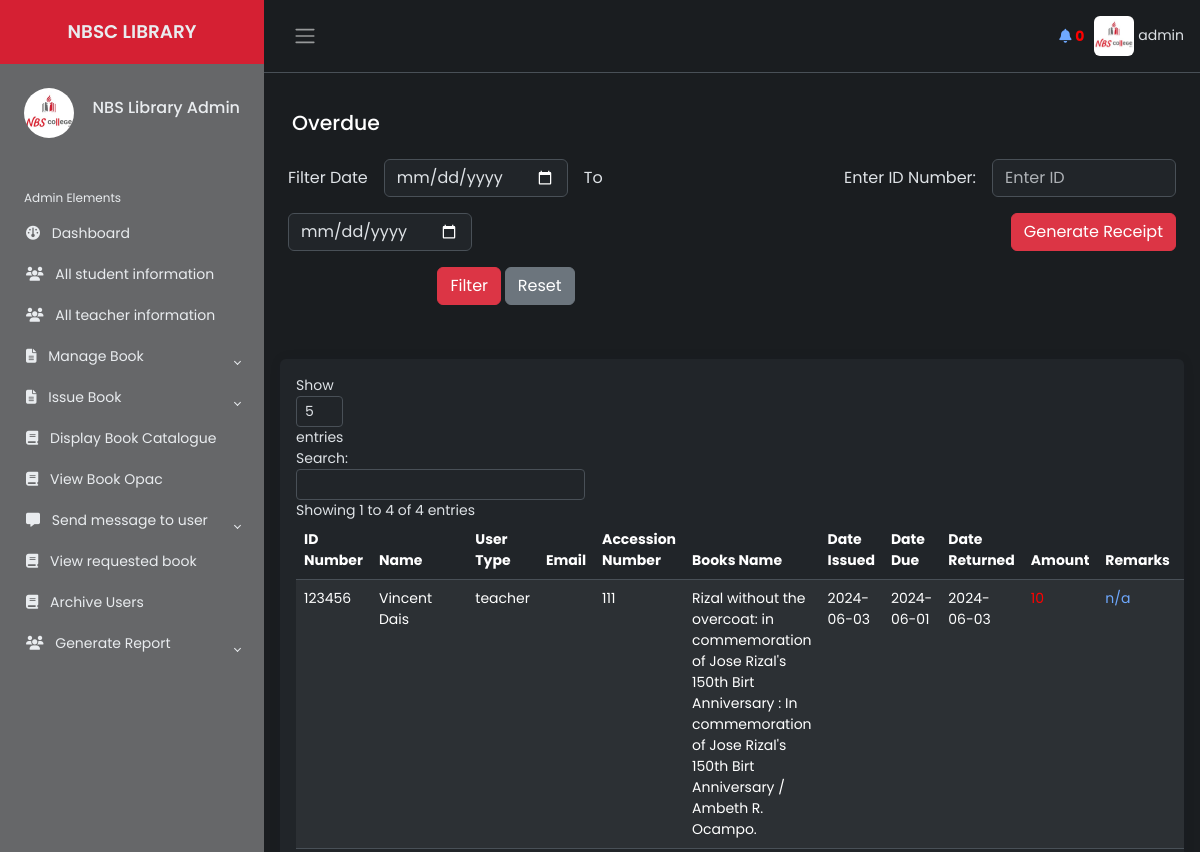
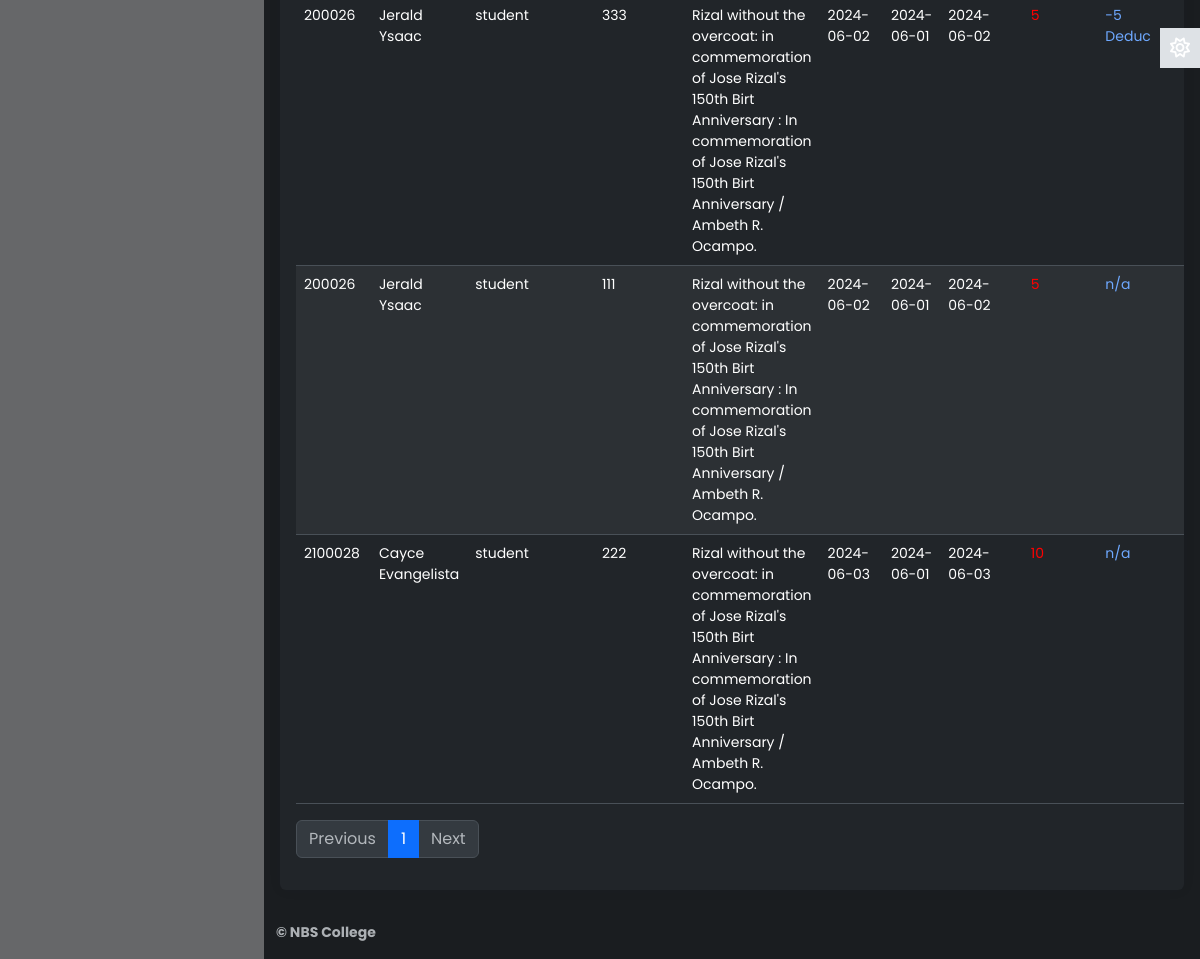
The app's page /Source/librarian/fine.php (signed in) with its own data (2 pictures, top to bottom).
### tables this page shows
CREATE TABLE `lib_registration` (
  `id` int(2) NOT NULL,
  `name` varchar(50) NOT NULL,
  `username` varchar(20) NOT NULL,
  `password` varchar(20) NOT NULL,
  `email` varchar(50) NOT NULL,
  `phone` varchar(20) NOT NULL,
  `address` varchar(100) NOT NULL,
  `photo` varchar(500) NOT NULL,
  `status` varchar(7) NOT NULL
);

CREATE TABLE `finezone` (
  `id` int(10) NOT NULL,
  `first_name` varchar(50) NOT NULL,
  `last_name` varchar(50) NOT NULL,
  `middle_name` varchar(50) NOT NULL,
  `student_number` varchar(50) NOT NULL,
  `utype` varchar(10) NOT NULL,
  `email` varchar(100) NOT NULL,
  `booksname` varchar(200) NOT NULL,
  `accession_number` varchar(255) NOT NULL,
  `date_issued` varchar(100) NOT NULL,
  `booksissuedate` varchar(50) NOT NULL,
  `booksreturndate` varchar(10) NOT NULL,
  `fine` varchar(50) NOT NULL,
  `remarks` mediumtext NOT NULL,
  `status` varchar(7) NOT NULL,
  `username` varchar(20) NOT NULL
);

### Source/librarian/fine.php (the view, shortened to what this page needs)
    <?php
include 'inc/header.php';
include 'inc/connection.php';
  if (isset($_POST['start_date']) && isset($_POST['end_date'])) {
    $start_date = mysqli_real_escape_string($link, $_POST['start_date']);
    $end_date = mysqli_real_escape_string($link, $_POST['end_date']);
    $query = "SELECT * FROM finezone WHERE booksreturndate BETWEEN '$start_date' AND '$end_date'";
    $filename = "return-fine($start_date - $end_date)";
} else {
    $query = "SELECT * FROM finezone";
}
$res = mysqli_query($link, $query);
?>
<main class="content px-3 py-2">
    <div class="container-fluid">
        <div class="mb-3">
            <h4>Overdue</h4>
        </div>
    </div>
    <div class="container">
    <div class="row">
        <div class="col-lg-6 col-12 mb-4">
    <form method="POST">
        <div class="row text-center text-lg-left align-items-center justify-content-center justify-content-lg-start">
            <div class="col-auto p-2">
                <label for="start_date" class="col-form-label" style="font-size:medium;">Filter Date</label>
            </div>
            <div class="col-auto p-2" style="width:200px;">
                <input type="date" name="start_date" class="form-control custom" placeholder="Start Date" value="<?php echo isset($_POST['start_date']) ? $_POST['start_date'] : ''; ?>" required>
            </div>
            <div class="col-auto p-2">
                <label for="start_date" class="col-form-label" style="font-size:medium;">To</label>
            </div>
            <div class="col-auto p-2" style="width:200px;">
                <input type="date" name="end_date" class="form-control no-stretch-input" placeholder="End Date" value="<?php echo isset($_POST['end_date']) ? $_POST['end_date'] : ''; ?>" required>
            </div>
            <div class="col-lg-12 col-12 text-center mt-2">
                <button type="submit" class="btn btn-danger">Filter</button>
                <button type="button" class="btn btn-secondary" onclick="resetFilter()">Reset</button>
            </div>
        </div>
    </form>
</div>
        <div class="col-lg-6 col-12">
            <form action="fine-receipt.php" method="post" id="receiptForm" target="_blank" onsubmit="return validateForm()">
                <div class="row text-center text-lg-end align-items-center justify-content-center justify-content-lg-end">
                    <div class="col-auto p-2">
                        <label for="student_number" class="col-form-label" style="font-size:medium;">Enter ID Number:</label>
                    </div>
                    <div class="col-auto p-2" style="width:200px;">
                        <input type="text" name="student_number" id="student_number" class="form-control custom" placeholder="Enter ID" required>
                    </div>
                    <div class="col-auto p-2">
                        <button class="btn btn-danger btn-block" type="submit" name="generate_receipt">Generate Receipt</button>
                    </div>
                </div>
            </form>
        </div>
    </div>
</div>
    <div class="card border-0">
        <div class="card-body">
            <table class="table table-hover text-left table-striped" id="dtBasicExample">
                <thead>
                    <tr>
                        <th>ID Number</th>
                        <th>Name</th>
                        <th>User Type</th>
                        <th>Email</th>
                        <th>Accession Number</th>
                        <th>Books Name</th>
                        <th>Date Issued</th>
                        <th>Date Due</th>
                        <th>Date Returned</th>
                        <th>Amount</th>
                        <th>Remarks</th>
                        <th>Status</th>
                    </tr>
                </thead>
                <tbody>
                    <?php
                    while ($row = mysqli_fetch_array($res)) {
                        echo "<tr>";
                        echo "<td>" . $row["student_number"] . "</td>";
                        echo "<td>" . $row["first_name"];"</td>";
                        echo "<td>" . $row["utype"] . "</td>";
                        echo "<td>" . $row["email"] . "</td>";
                        echo "<td>" . $row["accession_number"] . "</td>";
                        echo "<td>" . $row["booksname"] . "</td>";
                        echo "<td>" . $row["date_issued"] . "</td>";
                        echo "<td>" . $row["booksissuedate"] . "</td>";
                        echo "<td>" . $row["booksreturndate"] . "</td>";
                        echo "<td><a href='#' class='editFineLink' data-id='" . $row["id"] . "' data-amount='" . $row["fine"] . "' style='color: " . ($row["fine"] == 0 ? "" : "red") . "'>" . $row["fine"] . "</a></td>";
                        echo "<td><a href='#' class='editRemarksLink' data-id='" . $row["id"] . "' data-remarks='" . htmlspecialchars($row["remarks"], ENT_QUOTES) . "'>" . ($row["remarks"] ? $row["remarks"] : "n/a") . "</a></td>";
                        echo "<td>" . ($row["status"] == "yes" ? "Paid" : "Not Paid") . "</td>";
                                                   ?>
                                                    <?php
                        echo "</tr>";
                    }
                    ?>
                </tbody>
            </table>
        </div>
    </div>
</main>
<?php include 'inc/footer.php'; ?>

### Source/librarian/inc/header.php (shortened to what this page needs)
<?php
    include 'inc/connection.php';
    $res = mysqli_query($link,"select * from request_books where read1='no'");
    $not= mysqli_num_rows($res);
 ?>
<!DOCTYPE html>
<html lang="en" data-bs-theme="dark">
<head>
    <link href="https://cdn.datatables.net/v/dt/jszip-3.10.1/dt-2.0.3/b-3.0.1/b-html5-3.0.1/b-print-3.0.1/datatables.min.css" rel="stylesheet">
    <link rel="stylesheet" href="inc/css/bootstrap.min.css">
    <link rel="stylesheet" href="inc/css/custom1.css">
    <link rel="stylesheet" href="inc/css/animate.css">
</head>
<body>
    <div class="wrapper">
    <aside id="sidebar" class="js-sidebar">
            <div class="h-100">
                <div class="sidebar-logo text-center">
                    <a href="dashboard.php">NBSC LIBRARY</a>
                </div>
                <ul class="sidebar-nav">
                    <li class="sidebar-header">
                        <span>
                        <?php
                            $res = mysqli_query($link, "select * from lib_registration where username='".$_SESSION['username']."'");
                            while ($row = mysqli_fetch_array($res)){
                                ?><img src="<?php echo $row["photo"]; ?> " height="50px" width="50px" alt="something wrong" class="rounded-circle"></a> <?php
                            }
                        ?>
                        </span>
                        <h6 style="float: right; margin-top: 10px;">
							<?php
								$res = mysqli_query($link, "select * from lib_registration where username='".$_SESSION['username']."'");
								while ($row = mysqli_fetch_array($res)){
								$name  =  $row["name"];
								echo $name;
								}
							?>
            			</h6>
                    </li>
                    <br>
                    <li class="sidebar-header">
                        Admin Elements
                    </li>
                    <li class="sidebar-item <?php if($page=='home'){ echo 'active';} ?>">
                        <a href="dashboard.php" class="sidebar-link">
                        <i class="fa-solid fa-gauge pe-2"></i>
                            Dashboard
                        </a>
                    </li>
                    <li class="sidebar-item <?php if($page=='sinfo'){ echo 'active';} ?>">
                        <a href="all-student-info.php" class="sidebar-link">
                        <i class="fa-solid fa-users pe-2"></i>
                            All student information
                        </a>
                    </li>
					<li class="sidebar-item <?php if($page=='tinfo'){ echo 'active';} ?>">
                        <a href="all-teacher-info.php" class="sidebar-link">
                            <i class="fa-solid fa-users pe-2"></i>
                            All teacher information
                        </a>
                    </li>
                    <li class="sidebar-item">
                        <a href="#" class="sidebar-link collapsed" data-bs-target="#manage" data-bs-toggle="collapse"
                            aria-expanded="false"><i class="fa-solid fa-file-lines pe-2"></i>
                            Manage Book
                        </a>
                    </li>
                    <li class="sidebar-item">
                        <a href="dashboard.php" class="sidebar-link collapsed" data-bs-target="#issue" data-bs-toggle="collapse"
                            aria-expanded="false"><i class="fa-solid fa-file-lines pe-2"></i>
                            Issue Book
                        </a>
                    </li>
                    <li class="sidebar-item <?php if($page=='manage-book'){ echo 'active';} ?>">
                        <a href="manage-book.php" class="sidebar-link">
                         <i class="fa-solid fa-book pe-2"></i>
                            Display Book Catalogue
                        </a>
                    </li>
                    <li class="sidebar-item <?php if($page=='a-book'){ echo 'active';} ?>">
                        <a href="display-book-opac.php" class="sidebar-link">
                        <i class="fa-solid fa-book pe-2"></i>
                            View Book Opac
                        </a>
                    </li>
                    <li class="sidebar-item">
                        <a href="#" class="sidebar-link collapsed" data-bs-target="#posts" data-bs-toggle="collapse"
                            aria-expanded="false">    <i class="fa-solid fa-message pe-2"></i>
                            Send message to user
                        </a>
                    </li>
                    <li class="sidebar-item <?php if($page=='rbook'){ echo 'active';} ?>">
                        <a href="requested-books.php" class="sidebar-link">
                        <i class="fa-solid fa-book pe-2"></i>
                            View requested book
                        </a>
                    </li>
                    <li class="sidebar-item <?php if($page=='user-v'){ echo 'active';} ?>">
                        <a href="archive-user.php" class="sidebar-link">
                        <i class="fa-solid fa-book pe-2"></i>
                            Archive Users
                        </a>
                    </li>
                    <li class="sidebar-item">
                        <a href="#" class="sidebar-link collapsed" data-bs-target="#report" data-bs-toggle="collapse"
                            aria-expanded="false"><i class="fa-solid fa-users pe-2"></i>
                            Generate Report
                        </a>
                    </li>
                </ul>
            </div>
        </aside>
        <div class="main">
            <nav class="navbar navbar-expand px-3 border-bottom">
                <button class="btn" id="sidebar-toggle" type="button">
                    <span class="navbar-toggler-icon"></span>
                </button>
                <div class="navbar-collapse navbar">
                        <ul class="navbar-nav" style="margin-right:10px;">
                        <li class="icon">
                                <a href="requested-books.php" ><i class="fas fa-bell"></i></a>
                                <span class="count" onclick="window.location='requested-books.php'"><b id="notif" ><?php echo $not; ?></b></span>
                        </li>
                        </ul>
                        <li class="nav-item dropdown">
								<?php
                                     $res = mysqli_query($link, "select * from lib_registration where username='".$_SESSION['username']."'");
                                     while ($row = mysqli_fetch_array($res)){
                                         ?><a href="#" data-bs-toggle="dropdown" class="nav-icon pe-md-0" style="color: inherit;"><img src="<?php echo $row["photo"]; ?>" alt=""class="avatar img-fluid rounded"> <span><?php echo $_SESSION["username"]; ?></span></a> <?php
                                     }
                                ?>
                        </li>
                </div>
            </nav>
            <a href="#" class="theme-toggle">
                <i class="fa-regular fa-sun"></i>
            </a>
</body>
</html>

### Source/librarian/inc/css/custom1.css (style rules this page uses)
body { font-family: 'Poppins', sans-serif; font-size: 0.875rem; opacity: 1; overflow-y: scroll; margin: 0; }
a { cursor: pointer; text-decoration: none; font-family: 'Poppins', sans-serif; }
.theme-toggle { position: relative; }
.theme-toggle i { font-size: 20px; cursor: pointer; }
.theme-toggle .fa-sun { display: none; }
.card-body { overflow-x: scroll; }
#notif { color: red; }
table.dataTable th.dt-type-numeric, table.dataTable thead th { text-align: left; }
.h-100 { background-color: #666769; }
.sidebar-logo { background-color: #d52033; }
li { list-style: none; }
h4 { font-family: 'Poppins', sans-serif; font-size: 1.275rem; color: var(--bs-emphasis-color); }
.wrapper { align-items: stretch; display: flex; width: 100%; }
#sidebar { max-width: 40%; min-width: 264px; background: var(--bs-dark); transition: all 0.35s ease-in-out; }
.main { display: flex; flex-direction: column; min-height: 100vh; min-width: 0; overflow: hidden; transition: all 0.35s ease-in-out; width: 100%; background: var(--bs-dark-bg-subtle); }
.sidebar-logo { padding: 1.15rem; }
.sidebar-logo a { color: #e9ecef; font-size: 1.15rem; font-weight: 600; }
.sidebar-nav { flex-grow: 1; list-style: none; margin-bottom: 0; padding-left: 0; margin-left: 0; }
.sidebar-header { color: #e9ecef; font-size: .75rem; padding: 1.5rem 1.5rem .375rem; }
a.sidebar-link { padding: .625rem 1.625rem; color: #e9ecef; position: relative; display: block; font-size: 0.875rem; }
.sidebar-link[data-bs-toggle="collapse"]::after { border: solid; border-width: 0 .075rem .075rem 0; content: ""; display: inline-block; padding: 2px; position: absolute; right: 1.5rem; top: 1.4rem; transform: rotate(-135deg); transition: all .2s ease-out; }
.sidebar-link[data-bs-toggle="collapse"].collapsed::after { transform: rotate(45deg); transition: all .2s ease-out; }
.avatar { height: 40px; width: 40px; }
.navbar-expand .navbar-nav { margin-left: auto; }
.content { flex: 1; max-width: 100vw; width: 100vw; }
@media (min-width:768px) { .content { max-width: auto; width: auto; } }
.card { box-shadow: 0 0 .875rem 0 rgba(34, 46, 60, .05); margin-bottom: 24px; }
.theme-toggle { position: fixed; top: 50%; transform: translateY(-65%); text-align: center; z-index: 10; right: 0; left: auto; border: none; background-color: var(--bs-body-color); }
html[data-bs-theme="dark"] .theme-toggle .fa-sun, html[data-bs-theme="light"] .theme-toggle .fa-moon { cursor: pointer; padding: 10px; display: block; font-size: 1.25rem; color: #FFF; }
.table { table-layout: auto !important; width: 100% !important; }

### records on screen
lib_registration: photo (picture), name "NBS Library Admin"
finezone: student_number "200026", first_name "Jerald Ysaac", utype "student", accession_number "333", booksname "Rizal without the overcoat: in commemoration of Jose Rizal's 150th Birt Anniversary : In commemoration of Jose Rizal's 150th Birt Anniversary / Ambeth R. Ocampo.", date_issued "2024-06-02", booksissuedate "2024-06-01", booksreturndate "2024-06-02", fine "5", remarks "-5 Deduc"
finezone: student_number "200026", first_name "Jerald Ysaac", utype "student", accession_number "111", booksname "Rizal without the overcoat: in commemoration of Jose Rizal's 150th Birt Anniversary : In commemoration of Jose Rizal's 150th Birt Anniversary / Ambeth R. Ocampo.", date_issued "2024-06-02", booksissuedate "2024-06-01", booksreturndate "2024-06-02", fine "5", remarks "n/a"
finezone: student_number "123456", first_name "Vincent Dais", utype "teacher", accession_number "111", booksname "Rizal without the overcoat: in commemoration of Jose Rizal's 150th Birt Anniversary : In commemoration of Jose Rizal's 150th Birt Anniversary / Ambeth R. Ocampo.", date_issued "2024-06-03", booksissuedate "2024-06-01", booksreturndate "2024-06-03", fine "10", remarks "n/a"
finezone: student_number "2100028", first_name "Cayce Evangelista", utype "student", accession_number "222", booksname "Rizal without the overcoat: in commemoration of Jose Rizal's 150th Birt Anniversary : In commemoration of Jose Rizal's 150th Birt Anniversary / Ambeth R. Ocampo.", date_issued "2024-06-03", booksissuedate "2024-06-01", booksreturndate "2024-06-03", fine "10", remarks "n/a"

### other values on screen
$not "0"
